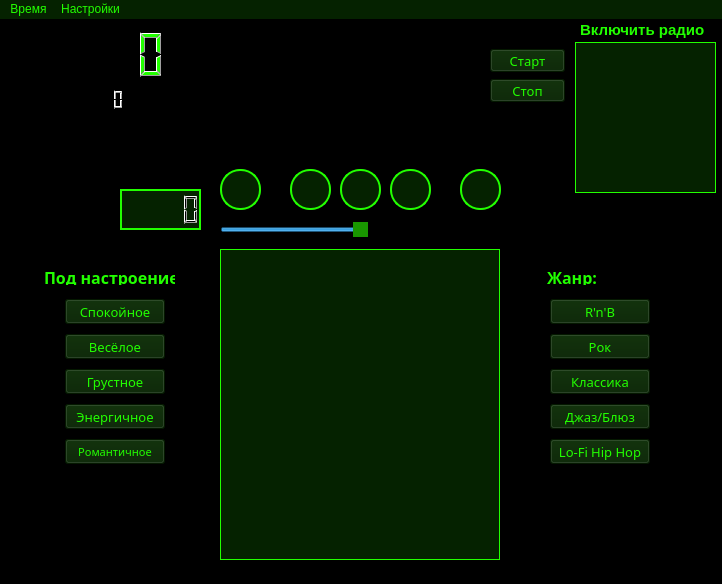
<?xml version="1.0" encoding="UTF-8"?>
<ui version="4.0">
 <class>MainWindow</class>
 <widget class="QMainWindow" name="MainWindow">
  <property name="geometry">
   <rect>
    <x>0</x>
    <y>0</y>
    <width>722</width>
    <height>584</height>
   </rect>
  </property>
  <property name="minimumSize">
   <size>
    <width>722</width>
    <height>584</height>
   </size>
  </property>
  <property name="maximumSize">
   <size>
    <width>722</width>
    <height>584</height>
   </size>
  </property>
  <property name="font">
   <font>
    <pointsize>10</pointsize>
   </font>
  </property>
  <property name="windowTitle">
   <string>MainWindow</string>
  </property>
  <property name="styleSheet">
   <string notr="true">background-color: #000000</string>
  </property>
  <widget class="QWidget" name="centralwidget">
   <widget class="QLabel" name="text_mood">
    <property name="geometry">
     <rect>
      <x>44</x>
      <y>250</y>
      <width>131</width>
      <height>16</height>
     </rect>
    </property>
    <property name="font">
     <font>
      <family>Book Antiqua</family>
      <pointsize>12</pointsize>
      <weight>75</weight>
      <bold>true</bold>
      <underline>false</underline>
     </font>
    </property>
    <property name="styleSheet">
     <string notr="true">QLabel {
	color: #22FF00;
	background-color: rgba(0, 0, 0, 0)}</string>
    </property>
    <property name="text">
     <string>Под настроение:</string>
    </property>
   </widget>
   <widget class="QLabel" name="genre_label">
    <property name="geometry">
     <rect>
      <x>547</x>
      <y>250</y>
      <width>51</width>
      <height>16</height>
     </rect>
    </property>
    <property name="font">
     <font>
      <family>Book Antiqua</family>
      <pointsize>12</pointsize>
      <weight>75</weight>
      <bold>true</bold>
     </font>
    </property>
    <property name="styleSheet">
     <string notr="true">QLabel {
	color: #22FF00;
	background-color: rgba(0, 0, 0, 0)}</string>
    </property>
    <property name="text">
     <string>Жанр:</string>
    </property>
   </widget>
   <widget class="QPushButton" name="play_btn">
    <property name="geometry">
     <rect>
      <x>290</x>
      <y>150</y>
      <width>41</width>
      <height>41</height>
     </rect>
    </property>
    <property name="styleSheet">
     <string notr="true">QPushButton{
    border: 2px solid #22FF00;
    border-radius: 20px;
    background-color: #052200;}
QPushButton:hover{
    border: 2px solid #20EF00;
    background-color: #072800;}
QPushButton:pressed{
    border: 3px solid #22FF00;}</string>
    </property>
    <property name="text">
     <string/>
    </property>
   </widget>
   <widget class="QPushButton" name="pause_btn">
    <property name="geometry">
     <rect>
      <x>340</x>
      <y>150</y>
      <width>41</width>
      <height>41</height>
     </rect>
    </property>
    <property name="styleSheet">
     <string notr="true">QPushButton{
    border: 2px solid #22FF00;
    border-radius: 20px;
    background-color: #052200;}
QPushButton:hover{
    border: 2px solid #20EF00;
    background-color: #072800;}
QPushButton:pressed{
    border: 3px solid #22FF00;}</string>
    </property>
    <property name="text">
     <string/>
    </property>
   </widget>
   <widget class="QPushButton" name="stop_btn">
    <property name="geometry">
     <rect>
      <x>390</x>
      <y>150</y>
      <width>41</width>
      <height>41</height>
     </rect>
    </property>
    <property name="styleSheet">
     <string notr="true">QPushButton{
    border: 2px solid #22FF00;
    border-radius: 20px;
    background-color: #052200;}
QPushButton:hover{
    border: 2px solid #20EF00;
    background-color: #072800;}
QPushButton:pressed{
    border: 3px solid #22FF00;}</string>
    </property>
    <property name="text">
     <string/>
    </property>
   </widget>
   <widget class="QPushButton" name="previous_btn">
    <property name="geometry">
     <rect>
      <x>220</x>
      <y>150</y>
      <width>41</width>
      <height>41</height>
     </rect>
    </property>
    <property name="styleSheet">
     <string notr="true">QPushButton{
    border: 2px solid #22FF00;
    border-radius: 20px;
    background-color: #052200;}
QPushButton:hover{
    border: 2px solid #20EF00;
    background-color: #072800;}
QPushButton:pressed{
    border: 3px solid #22FF00;}</string>
    </property>
    <property name="text">
     <string/>
    </property>
   </widget>
   <widget class="QPushButton" name="next_btn">
    <property name="geometry">
     <rect>
      <x>460</x>
      <y>150</y>
      <width>41</width>
      <height>41</height>
     </rect>
    </property>
    <property name="styleSheet">
     <string notr="true">QPushButton{
    border: 2px solid #22FF00;
    border-radius: 20px;
    background-color: #052200;}
QPushButton:hover{
    border: 2px solid #20EF00;
    background-color: #072800;}
QPushButton:pressed{
    border: 3px solid #22FF00;}</string>
    </property>
    <property name="text">
     <string/>
    </property>
   </widget>
   <widget class="QLabel" name="radio_label">
    <property name="geometry">
     <rect>
      <x>580</x>
      <y>0</y>
      <width>131</width>
      <height>21</height>
     </rect>
    </property>
    <property name="font">
     <font>
      <pointsize>11</pointsize>
      <weight>75</weight>
      <bold>true</bold>
     </font>
    </property>
    <property name="styleSheet">
     <string notr="true">QLabel {
	color: #22FF00;
	background-color: rgba(0, 0, 0, 0)}</string>
    </property>
    <property name="text">
     <string>Включить радио</string>
    </property>
   </widget>
   <widget class="QSlider" name="volume_slider">
    <property name="geometry">
     <rect>
      <x>220</x>
      <y>195</y>
      <width>280</width>
      <height>31</height>
     </rect>
    </property>
    <property name="styleSheet">
     <string notr="true">QSlider::handle{
    background-color:#199700;}
QSlider {
	background-color: rgba(0, 0, 0, 0)}</string>
    </property>
    <property name="maximum">
     <number>100</number>
    </property>
    <property name="sliderPosition">
     <number>50</number>
    </property>
    <property name="orientation">
     <enum>Qt::Horizontal</enum>
    </property>
   </widget>
   <widget class="QLCDNumber" name="music_timer">
    <property name="geometry">
     <rect>
      <x>120</x>
      <y>170</y>
      <width>81</width>
      <height>41</height>
     </rect>
    </property>
    <property name="font">
     <font>
      <pointsize>7</pointsize>
     </font>
    </property>
    <property name="styleSheet">
     <string notr="true">border: 2px solid #22FF00;
background-color: #052200;</string>
    </property>
    <property name="segmentStyle">
     <enum>QLCDNumber::Filled</enum>
    </property>
   </widget>
   <widget class="QPushButton" name="stop_radio">
    <property name="geometry">
     <rect>
      <x>490</x>
      <y>60</y>
      <width>75</width>
      <height>23</height>
     </rect>
    </property>
    <property name="font">
     <font>
      <family>Century Gothic</family>
      <pointsize>10</pointsize>
     </font>
    </property>
    <property name="styleSheet">
     <string notr="true">QPushButton{
    color: #22FF00;
    background-color: #052200;}
QPushButton:hover{
    border: 1px solid #22FF00;
    background-color: #072800;}
QPushButton:pressed{
    color: black;
    background-color: #22FF00;}</string>
    </property>
    <property name="text">
     <string>Стоп</string>
    </property>
   </widget>
   <widget class="QPushButton" name="pushButton_2">
    <property name="geometry">
     <rect>
      <x>65</x>
      <y>280</y>
      <width>100</width>
      <height>25</height>
     </rect>
    </property>
    <property name="font">
     <font>
      <family>Century Gothic</family>
      <pointsize>10</pointsize>
      <weight>50</weight>
      <bold>false</bold>
     </font>
    </property>
    <property name="styleSheet">
     <string notr="true">QPushButton{
    color: #22FF00;
    background-color: #052200;}
QPushButton:hover{
    border: 1px solid #22FF00;
    background-color: #072800;}
QPushButton:pressed{
    color: black;
    background-color: #22FF00;}
</string>
    </property>
    <property name="text">
     <string>Спокойное</string>
    </property>
    <attribute name="buttonGroup">
     <string notr="true">moods_btns</string>
    </attribute>
   </widget>
   <widget class="QPushButton" name="pushButton">
    <property name="geometry">
     <rect>
      <x>65</x>
      <y>315</y>
      <width>100</width>
      <height>25</height>
     </rect>
    </property>
    <property name="font">
     <font>
      <family>Century Gothic</family>
      <pointsize>10</pointsize>
      <weight>50</weight>
      <bold>false</bold>
     </font>
    </property>
    <property name="styleSheet">
     <string notr="true">QPushButton{
    color: #22FF00;
    background-color: #052200;}
QPushButton:hover{
    border: 1px solid #22FF00;
    background-color: #072800;}
QPushButton:pressed{
    color: black;
    background-color: #22FF00;}</string>
    </property>
    <property name="text">
     <string>Весёлое</string>
    </property>
    <attribute name="buttonGroup">
     <string notr="true">moods_btns</string>
    </attribute>
   </widget>
   <widget class="QPushButton" name="pushButton_3">
    <property name="geometry">
     <rect>
      <x>65</x>
      <y>350</y>
      <width>100</width>
      <height>25</height>
     </rect>
    </property>
    <property name="font">
     <font>
      <family>Century Gothic</family>
      <pointsize>10</pointsize>
      <weight>50</weight>
      <bold>false</bold>
     </font>
    </property>
    <property name="styleSheet">
     <string notr="true">QPushButton{
    color: #22FF00;
    background-color: #052200;}
QPushButton:hover{
    border: 1px solid #22FF00;
    background-color: #072800;}
QPushButton:pressed{
    color: black;
    background-color: #22FF00;}</string>
    </property>
    <property name="text">
     <string>Грустное</string>
    </property>
    <attribute name="buttonGroup">
     <string notr="true">moods_btns</string>
    </attribute>
   </widget>
   <widget class="QPushButton" name="pushButton_4">
    <property name="geometry">
     <rect>
      <x>65</x>
      <y>385</y>
      <width>100</width>
      <height>25</height>
     </rect>
    </property>
    <property name="font">
     <font>
      <family>Century Gothic</family>
      <pointsize>10</pointsize>
      <weight>50</weight>
      <bold>false</bold>
     </font>
    </property>
    <property name="styleSheet">
     <string notr="true">QPushButton{
    color: #22FF00;
    background-color: #052200;}
QPushButton:hover{
    border: 1px solid #22FF00;
    background-color: #072800;}
QPushButton:pressed{
    color: black;
    background-color: #22FF00;}</string>
    </property>
    <property name="text">
     <string>Энергичное</string>
    </property>
    <attribute name="buttonGroup">
     <string notr="true">moods_btns</string>
    </attribute>
   </widget>
   <widget class="QPushButton" name="pushButton_5">
    <property name="geometry">
     <rect>
      <x>65</x>
      <y>420</y>
      <width>100</width>
      <height>25</height>
     </rect>
    </property>
    <property name="font">
     <font>
      <family>Century Gothic</family>
      <pointsize>8</pointsize>
      <weight>50</weight>
      <bold>false</bold>
     </font>
    </property>
    <property name="styleSheet">
     <string notr="true">QPushButton{
    color: #22FF00;
    background-color: #052200;}
QPushButton:hover{
    border: 1px solid #22FF00;
    background-color: #072800;}
QPushButton:pressed{
    color: black;
    background-color: #22FF00;}</string>
    </property>
    <property name="text">
     <string>Романтичное</string>
    </property>
    <attribute name="buttonGroup">
     <string notr="true">moods_btns</string>
    </attribute>
   </widget>
   <widget class="QPushButton" name="pushButton_10">
    <property name="geometry">
     <rect>
      <x>550</x>
      <y>420</y>
      <width>100</width>
      <height>25</height>
     </rect>
    </property>
    <property name="font">
     <font>
      <family>Century Gothic</family>
      <pointsize>10</pointsize>
      <weight>50</weight>
      <bold>false</bold>
     </font>
    </property>
    <property name="styleSheet">
     <string notr="true">QPushButton{
    color: #22FF00;
    background-color: #052200;}
QPushButton:hover{
    border: 1px solid #22FF00;
    background-color: #072800;}
QPushButton:pressed{
    color: black;
    background-color: #22FF00;}</string>
    </property>
    <property name="text">
     <string>Lo-Fi Hip Hop</string>
    </property>
    <attribute name="buttonGroup">
     <string notr="true">genres_btns</string>
    </attribute>
   </widget>
   <widget class="QPushButton" name="pushButton_7">
    <property name="geometry">
     <rect>
      <x>550</x>
      <y>315</y>
      <width>100</width>
      <height>25</height>
     </rect>
    </property>
    <property name="font">
     <font>
      <family>Century Gothic</family>
      <pointsize>10</pointsize>
      <weight>50</weight>
      <bold>false</bold>
     </font>
    </property>
    <property name="styleSheet">
     <string notr="true">QPushButton{
    color: #22FF00;
    background-color: #052200;}
QPushButton:hover{
    border: 1px solid #22FF00;
    background-color: #072800;}
QPushButton:pressed{
    color: black;
    background-color: #22FF00;}</string>
    </property>
    <property name="text">
     <string>Рок</string>
    </property>
    <attribute name="buttonGroup">
     <string notr="true">genres_btns</string>
    </attribute>
   </widget>
   <widget class="QPushButton" name="pushButton_8">
    <property name="geometry">
     <rect>
      <x>550</x>
      <y>350</y>
      <width>100</width>
      <height>25</height>
     </rect>
    </property>
    <property name="font">
     <font>
      <family>Century Gothic</family>
      <pointsize>10</pointsize>
      <weight>50</weight>
      <bold>false</bold>
     </font>
    </property>
    <property name="styleSheet">
     <string notr="true">QPushButton{
    color: #22FF00;
    background-color: #052200;}
QPushButton:hover{
    border: 1px solid #22FF00;
    background-color: #072800;}
QPushButton:pressed{
    color: black;
    background-color: #22FF00;}</string>
    </property>
    <property name="text">
     <string>Классика</string>
    </property>
    <attribute name="buttonGroup">
     <string notr="true">genres_btns</string>
    </attribute>
   </widget>
   <widget class="QPushButton" name="pushButton_6">
    <property name="geometry">
     <rect>
      <x>550</x>
      <y>280</y>
      <width>100</width>
      <height>25</height>
     </rect>
    </property>
    <property name="font">
     <font>
      <family>Century Gothic</family>
      <pointsize>10</pointsize>
      <weight>50</weight>
      <bold>false</bold>
     </font>
    </property>
    <property name="styleSheet">
     <string notr="true">QPushButton{
    color: #22FF00;
    background-color: #052200;}
QPushButton:hover{
    border: 1px solid #22FF00;
    background-color: #072800;}
QPushButton:pressed{
    color: black;
    background-color: #22FF00;}</string>
    </property>
    <property name="text">
     <string>R'n'B</string>
    </property>
    <attribute name="buttonGroup">
     <string notr="true">genres_btns</string>
    </attribute>
   </widget>
   <widget class="QPushButton" name="pushButton_9">
    <property name="geometry">
     <rect>
      <x>550</x>
      <y>385</y>
      <width>100</width>
      <height>25</height>
     </rect>
    </property>
    <property name="font">
     <font>
      <family>Century Gothic</family>
      <pointsize>10</pointsize>
      <weight>50</weight>
      <bold>false</bold>
     </font>
    </property>
    <property name="styleSheet">
     <string notr="true">QPushButton{
    color: #22FF00;
    background-color: #052200;}
QPushButton:hover{
    border: 1px solid #22FF00;
    background-color: #072800;}
QPushButton:pressed{
    color: black;
    background-color: #22FF00;}</string>
    </property>
    <property name="text">
     <string>Джаз/Блюз</string>
    </property>
    <attribute name="buttonGroup">
     <string notr="true">genres_btns</string>
    </attribute>
   </widget>
   <widget class="QLCDNumber" name="clock">
    <property name="geometry">
     <rect>
      <x>10</x>
      <y>10</y>
      <width>181</width>
      <height>51</height>
     </rect>
    </property>
    <property name="font">
     <font>
      <pointsize>10</pointsize>
     </font>
    </property>
    <property name="styleSheet">
     <string notr="true">QLCDNumber{
    color: #22FF00;
	background-color: rgba(0, 0, 0, 0)}</string>
    </property>
    <property name="smallDecimalPoint">
     <bool>false</bool>
    </property>
    <property name="segmentStyle">
     <enum>QLCDNumber::Filled</enum>
    </property>
   </widget>
   <widget class="QLCDNumber" name="date">
    <property name="geometry">
     <rect>
      <x>40</x>
      <y>70</y>
      <width>121</width>
      <height>21</height>
     </rect>
    </property>
    <property name="styleSheet">
     <string notr="true">QLCDNumber{
    color: #22FF00;
	background-color: rgba(0, 0, 0, 0)}</string>
    </property>
    <property name="smallDecimalPoint">
     <bool>false</bool>
    </property>
    <property name="segmentStyle">
     <enum>QLCDNumber::Filled</enum>
    </property>
   </widget>
   <widget class="QListWidget" name="playlist">
    <property name="geometry">
     <rect>
      <x>220</x>
      <y>230</y>
      <width>280</width>
      <height>311</height>
     </rect>
    </property>
    <property name="styleSheet">
     <string notr="true">QListWidget{
    border: 1px solid #22FF00;
    background-color: #052200;
    color: #22FF00;}
QListWidget::item:hover{
    background-color: #072800;}
QListWidget::item:selected{
    background-color: #22FF00;
    color: black;}</string>
    </property>
   </widget>
   <widget class="QListWidget" name="radio_list">
    <property name="geometry">
     <rect>
      <x>575</x>
      <y>23</y>
      <width>141</width>
      <height>151</height>
     </rect>
    </property>
    <property name="styleSheet">
     <string notr="true">QListWidget{
    border: 1px solid #22FF00;
    background-color: #052200;
    color: #22FF00;}
QListWidget::item:hover{
    background-color: #072800;}
QListWidget::item:selected{
    background-color: #22FF00;
    color: black;}</string>
    </property>
   </widget>
   <widget class="QPushButton" name="start_radio">
    <property name="geometry">
     <rect>
      <x>490</x>
      <y>30</y>
      <width>75</width>
      <height>23</height>
     </rect>
    </property>
    <property name="font">
     <font>
      <family>Century Gothic</family>
      <pointsize>10</pointsize>
     </font>
    </property>
    <property name="styleSheet">
     <string notr="true">QPushButton{
    color: #22FF00;
    background-color: #052200;}
QPushButton:hover{
    border: 1px solid #22FF00;
    background-color: #072800;}
QPushButton:pressed{
    color: black;
    background-color: #22FF00;}</string>
    </property>
    <property name="text">
     <string>Старт</string>
    </property>
   </widget>
   <widget class="QWidget" name="verticalLayoutWidget">
    <property name="geometry">
     <rect>
      <x>250</x>
      <y>40</y>
      <width>221</width>
      <height>101</height>
     </rect>
    </property>
    <layout class="QVBoxLayout" name="eq_layout"/>
   </widget>
   <widget class="QLabel" name="background">
    <property name="geometry">
     <rect>
      <x>0</x>
      <y>0</y>
      <width>721</width>
      <height>561</height>
     </rect>
    </property>
    <property name="text">
     <string/>
    </property>
   </widget>
   <zorder>background</zorder>
   <zorder>text_mood</zorder>
   <zorder>genre_label</zorder>
   <zorder>play_btn</zorder>
   <zorder>pause_btn</zorder>
   <zorder>stop_btn</zorder>
   <zorder>previous_btn</zorder>
   <zorder>next_btn</zorder>
   <zorder>radio_label</zorder>
   <zorder>volume_slider</zorder>
   <zorder>music_timer</zorder>
   <zorder>stop_radio</zorder>
   <zorder>pushButton_2</zorder>
   <zorder>pushButton</zorder>
   <zorder>pushButton_3</zorder>
   <zorder>pushButton_4</zorder>
   <zorder>pushButton_5</zorder>
   <zorder>pushButton_10</zorder>
   <zorder>pushButton_7</zorder>
   <zorder>pushButton_8</zorder>
   <zorder>pushButton_6</zorder>
   <zorder>pushButton_9</zorder>
   <zorder>clock</zorder>
   <zorder>date</zorder>
   <zorder>playlist</zorder>
   <zorder>radio_list</zorder>
   <zorder>start_radio</zorder>
   <zorder>verticalLayoutWidget</zorder>
  </widget>
  <widget class="QMenuBar" name="menubar">
   <property name="geometry">
    <rect>
     <x>0</x>
     <y>0</y>
     <width>722</width>
     <height>21</height>
    </rect>
   </property>
   <property name="styleSheet">
    <string notr="true">QMenuBar {
    color: #22FF00;
    background-color: #052200;}
QMenuBar::item:hover{
    background-color: #072800;}
</string>
   </property>
   <widget class="QMenu" name="menu">
    <property name="styleSheet">
     <string notr="true">QMenu{
	color: #22FF00;
	background-color: #052200;}</string>
    </property>
    <property name="title">
     <string>Время</string>
    </property>
    <addaction name="alarm_btn"/>
   </widget>
   <widget class="QMenu" name="menu_2">
    <property name="styleSheet">
     <string notr="true">QMenu{
	color: #22FF00;
	background-color: #052200;}</string>
    </property>
    <property name="title">
     <string>Настройки</string>
    </property>
    <addaction name="background_set"/>
   </widget>
   <addaction name="menu"/>
   <addaction name="menu_2"/>
  </widget>
  <widget class="QStatusBar" name="statusbar"/>
  <action name="alarm_btn">
   <property name="text">
    <string>Завести будильник</string>
   </property>
  </action>
  <action name="background_set">
   <property name="text">
    <string>Поменять фон</string>
   </property>
  </action>
 </widget>
 <resources/>
 <connections/>
 <buttongroups>
  <buttongroup name="genres_btns">
   <property name="exclusive">
    <bool>true</bool>
   </property>
  </buttongroup>
  <buttongroup name="moods_btns"/>
 </buttongroups>
</ui>
